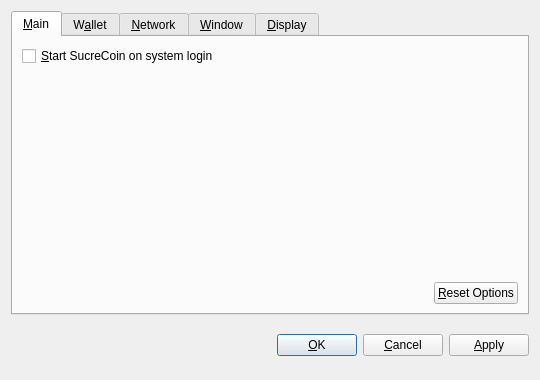
<?xml version="1.0" encoding="UTF-8"?>
<ui version="4.0">
 <class>OptionsDialog</class>
 <widget class="QDialog" name="OptionsDialog">
  <property name="geometry">
   <rect>
    <x>0</x>
    <y>0</y>
    <width>540</width>
    <height>380</height>
   </rect>
  </property>
  <property name="windowTitle">
   <string>Options</string>
  </property>
  <property name="modal">
   <bool>true</bool>
  </property>
  <layout class="QVBoxLayout" name="verticalLayout">
   <item>
    <widget class="QTabWidget" name="tabWidget">
     <property name="tabPosition">
      <enum>QTabWidget::North</enum>
     </property>
     <property name="currentIndex">
      <number>0</number>
     </property>
     <widget class="QWidget" name="tabMain">
      <attribute name="title">
       <string>&amp;Main</string>
      </attribute>
      <layout class="QVBoxLayout" name="verticalLayout_Main">
       <item>
        <widget class="QCheckBox" name="bitcoinAtStartup">
         <property name="toolTip">
          <string>Automatically start SucreCoin after logging in to the system.</string>
         </property>
         <property name="text">
          <string>&amp;Start SucreCoin on system login</string>
         </property>
        </widget>
       </item>
       <item>
        <spacer name="verticalSpacer_Main">
         <property name="orientation">
          <enum>Qt::Vertical</enum>
         </property>
         <property name="sizeHint" stdset="0">
          <size>
           <width>20</width>
           <height>40</height>
          </size>
         </property>
        </spacer>
       </item>
       <item>
        <layout class="QHBoxLayout" name="horizontalLayout_2_Main">
         <item>
          <spacer name="horizontalSpacer_2_Main">
           <property name="orientation">
            <enum>Qt::Horizontal</enum>
           </property>
           <property name="sizeHint" stdset="0">
            <size>
             <width>40</width>
             <height>20</height>
            </size>
           </property>
          </spacer>
         </item>
         <item>
          <widget class="QPushButton" name="resetButton">
           <property name="toolTip">
            <string>Reset all client options to default.</string>
           </property>
           <property name="text">
            <string>&amp;Reset Options</string>
           </property>
           <property name="autoDefault">
            <bool>false</bool>
           </property>
          </widget>
         </item>
        </layout>
       </item>
      </layout>
     </widget>
     <widget class="QWidget" name="tabWallet">
      <attribute name="title">
       <string>W&amp;allet</string>
      </attribute>
      <layout class="QVBoxLayout" name="verticalLayout_Network">
       <item>
        <widget class="QLabel" name="transactionFeeInfoLabel">
         <property name="text">
          <string>Optional transaction fee per kB that helps make sure your transactions are processed quickly. Most transactions are 1 kB.</string>
         </property>
         <property name="textFormat">
          <enum>Qt::PlainText</enum>
         </property>
         <property name="wordWrap">
          <bool>true</bool>
         </property>
        </widget>
       </item>
       <item>
        <layout class="QHBoxLayout" name="horizontalLayout_1_Main">
         <item>
          <widget class="QLabel" name="transactionFeeLabel">
           <property name="text">
            <string>Pay transaction &amp;fee</string>
           </property>
           <property name="textFormat">
            <enum>Qt::PlainText</enum>
           </property>
           <property name="buddy">
            <cstring>transactionFee</cstring>
           </property>
          </widget>
         </item>
         <item>
          <widget class="BitcoinAmountField" name="transactionFee"/>
         </item>
         <item>
          <spacer name="horizontalSpacer_1_Main">
           <property name="orientation">
            <enum>Qt::Horizontal</enum>
           </property>
           <property name="sizeHint" stdset="0">
            <size>
             <width>40</width>
             <height>20</height>
            </size>
           </property>
          </spacer>
         </item>
        </layout>
       </item>
       <item>
        <widget class="QLabel" name="label">
         <property name="text">
          <string>If you disable the spending of unconfirmed change, the change from a transaction cannot be used until that transaction has at least one confirmation. This also affects how your balance is computed.</string>
         </property>
         <property name="wordWrap">
          <bool>true</bool>
         </property>
        </widget>
       </item>
       <item>
        <widget class="QCheckBox" name="spendZeroConfChange">
         <property name="text">
          <string>Spend unconfirmed change  (experts only)</string>
         </property>
        </widget>
       </item>
       <item>
        <spacer name="verticalSpacer">
         <property name="orientation">
          <enum>Qt::Vertical</enum>
         </property>
         <property name="sizeHint" stdset="0">
          <size>
           <width>20</width>
           <height>40</height>
          </size>
         </property>
        </spacer>
       </item>
      </layout>
     </widget>
     <widget class="QWidget" name="tabNetwork">
      <attribute name="title">
       <string>&amp;Network</string>
      </attribute>
      <layout class="QVBoxLayout" name="verticalLayout_Network">
       <item>
        <widget class="QCheckBox" name="mapPortUpnp">
         <property name="toolTip">
          <string>Automatically open the SucreCoin client port on the router. This only works when your router supports UPnP and it is enabled.</string>
         </property>
         <property name="text">
          <string>Map port using &amp;UPnP</string>
         </property>
        </widget>
       </item>
       <item>
        <widget class="QCheckBox" name="connectSocks">
         <property name="toolTip">
          <string>Connect to the SucreCoin network through a SOCKS proxy (e.g. when connecting through Tor).</string>
         </property>
         <property name="text">
          <string>&amp;Connect through SOCKS proxy:</string>
         </property>
        </widget>
       </item>
       <item>
        <layout class="QHBoxLayout" name="horizontalLayout_Network">
         <item>
          <widget class="QLabel" name="proxyIpLabel">
           <property name="text">
            <string>Proxy &amp;IP:</string>
           </property>
           <property name="textFormat">
            <enum>Qt::PlainText</enum>
           </property>
           <property name="buddy">
            <cstring>proxyIp</cstring>
           </property>
          </widget>
         </item>
         <item>
          <widget class="QValidatedLineEdit" name="proxyIp">
           <property name="maximumSize">
            <size>
             <width>140</width>
             <height>16777215</height>
            </size>
           </property>
           <property name="toolTip">
            <string>IP address of the proxy (e.g. 127.0.0.1)</string>
           </property>
          </widget>
         </item>
         <item>
          <widget class="QLabel" name="proxyPortLabel">
           <property name="text">
            <string>&amp;Port:</string>
           </property>
           <property name="textFormat">
            <enum>Qt::PlainText</enum>
           </property>
           <property name="buddy">
            <cstring>proxyPort</cstring>
           </property>
          </widget>
         </item>
         <item>
          <widget class="QLineEdit" name="proxyPort">
           <property name="maximumSize">
            <size>
             <width>55</width>
             <height>16777215</height>
            </size>
           </property>
           <property name="toolTip">
            <string>Port of the proxy (e.g. 9050)</string>
           </property>
          </widget>
         </item>
         <item>
          <widget class="QLabel" name="socksVersionLabel">
           <property name="text">
            <string>SOCKS &amp;Version:</string>
           </property>
           <property name="textFormat">
            <enum>Qt::PlainText</enum>
           </property>
           <property name="buddy">
            <cstring>socksVersion</cstring>
           </property>
          </widget>
         </item>
         <item>
          <widget class="QValueComboBox" name="socksVersion">
           <property name="toolTip">
            <string>SOCKS version of the proxy (e.g. 5)</string>
           </property>
          </widget>
         </item>
         <item>
          <spacer name="horizontalSpacer_Network">
           <property name="orientation">
            <enum>Qt::Horizontal</enum>
           </property>
           <property name="sizeHint" stdset="0">
            <size>
             <width>40</width>
             <height>20</height>
            </size>
           </property>
          </spacer>
         </item>
        </layout>
       </item>
       <item>
        <spacer name="verticalSpacer_Network">
         <property name="orientation">
          <enum>Qt::Vertical</enum>
         </property>
         <property name="sizeHint" stdset="0">
          <size>
           <width>20</width>
           <height>40</height>
          </size>
         </property>
        </spacer>
       </item>
      </layout>
     </widget>
     <widget class="QWidget" name="tabWindow">
      <attribute name="title">
       <string>&amp;Window</string>
      </attribute>
      <layout class="QVBoxLayout" name="verticalLayout_Window">
       <item>
        <widget class="QCheckBox" name="minimizeToTray">
         <property name="toolTip">
          <string>Show only a tray icon after minimizing the window.</string>
         </property>
         <property name="text">
          <string>&amp;Minimize to the tray instead of the taskbar</string>
         </property>
        </widget>
       </item>
       <item>
        <widget class="QCheckBox" name="minimizeOnClose">
         <property name="toolTip">
          <string>Minimize instead of exit the application when the window is closed. When this option is enabled, the application will be closed only after selecting Quit in the menu.</string>
         </property>
         <property name="text">
          <string>M&amp;inimize on close</string>
         </property>
        </widget>
       </item>
       <item>
        <spacer name="verticalSpacer_Window">
         <property name="orientation">
          <enum>Qt::Vertical</enum>
         </property>
         <property name="sizeHint" stdset="0">
          <size>
           <width>20</width>
           <height>40</height>
          </size>
         </property>
        </spacer>
       </item>
      </layout>
     </widget>
     <widget class="QWidget" name="tabDisplay">
      <attribute name="title">
       <string>&amp;Display</string>
      </attribute>
      <layout class="QVBoxLayout" name="verticalLayout_Display">
       <item>
        <layout class="QHBoxLayout" name="horizontalLayout_1_Display">
         <item>
          <widget class="QLabel" name="langLabel">
           <property name="text">
            <string>User Interface &amp;language:</string>
           </property>
           <property name="textFormat">
            <enum>Qt::PlainText</enum>
           </property>
           <property name="buddy">
            <cstring>lang</cstring>
           </property>
          </widget>
         </item>
         <item>
          <widget class="QValueComboBox" name="lang">
           <property name="toolTip">
            <string>The user interface language can be set here. This setting will take effect after restarting SucreCoin.</string>
           </property>
          </widget>
         </item>
        </layout>
       </item>
       <item>
        <layout class="QHBoxLayout" name="horizontalLayout_2_Display">
         <item>
          <widget class="QLabel" name="unitLabel">
           <property name="text">
            <string>&amp;Unit to show amounts in:</string>
           </property>
           <property name="textFormat">
            <enum>Qt::PlainText</enum>
           </property>
           <property name="buddy">
            <cstring>unit</cstring>
           </property>
          </widget>
         </item>
         <item>
          <widget class="QValueComboBox" name="unit">
           <property name="toolTip">
            <string>Choose the default subdivision unit to show in the interface and when sending coins.</string>
           </property>
          </widget>
         </item>
        </layout>
       </item>
       <item>
        <widget class="QCheckBox" name="displayAddresses">
         <property name="toolTip">
          <string>Whether to show SucreCoin addresses in the transaction list or not.</string>
         </property>
         <property name="text">
          <string>&amp;Display addresses in transaction list</string>
         </property>
        </widget>
       </item>
       <item>
        <widget class="QCheckBox" name="coinControlFeatures">
         <property name="toolTip">
          <string>Whether to show coin control features or not.</string>
         </property>
         <property name="text">
          <string>Display coin &amp;control features (experts only!)</string>
         </property>
        </widget>
       </item>
       <item>
        <spacer name="verticalSpacer_Display">
         <property name="orientation">
          <enum>Qt::Vertical</enum>
         </property>
         <property name="sizeHint" stdset="0">
          <size>
           <width>20</width>
           <height>40</height>
          </size>
         </property>
        </spacer>
       </item>
      </layout>
     </widget>
    </widget>
   </item>
   <item>
    <layout class="QHBoxLayout" name="horizontalLayout_Buttons">
     <item>
      <spacer name="horizontalSpacer_1">
       <property name="orientation">
        <enum>Qt::Horizontal</enum>
       </property>
       <property name="sizeHint" stdset="0">
        <size>
         <width>40</width>
         <height>48</height>
        </size>
       </property>
      </spacer>
     </item>
     <item>
      <widget class="QLabel" name="statusLabel">
       <property name="font">
        <font>
         <weight>75</weight>
         <bold>true</bold>
        </font>
       </property>
       <property name="text">
        <string/>
       </property>
       <property name="textFormat">
        <enum>Qt::PlainText</enum>
       </property>
       <property name="wordWrap">
        <bool>true</bool>
       </property>
      </widget>
     </item>
     <item>
      <spacer name="horizontalSpacer_2">
       <property name="orientation">
        <enum>Qt::Horizontal</enum>
       </property>
       <property name="sizeHint" stdset="0">
        <size>
         <width>40</width>
         <height>48</height>
        </size>
       </property>
      </spacer>
     </item>
     <item>
      <widget class="QPushButton" name="okButton">
       <property name="text">
        <string>&amp;OK</string>
       </property>
      </widget>
     </item>
     <item>
      <widget class="QPushButton" name="cancelButton">
       <property name="text">
        <string>&amp;Cancel</string>
       </property>
       <property name="autoDefault">
        <bool>false</bool>
       </property>
      </widget>
     </item>
     <item>
      <widget class="QPushButton" name="applyButton">
       <property name="text">
        <string>&amp;Apply</string>
       </property>
       <property name="autoDefault">
        <bool>false</bool>
       </property>
      </widget>
     </item>
    </layout>
   </item>
  </layout>
 </widget>
 <customwidgets>
  <customwidget>
   <class>BitcoinAmountField</class>
   <extends>QSpinBox</extends>
   <header>bitcoinamountfield.h</header>
  </customwidget>
  <customwidget>
   <class>QValueComboBox</class>
   <extends>QComboBox</extends>
   <header>qvaluecombobox.h</header>
  </customwidget>
  <customwidget>
   <class>QValidatedLineEdit</class>
   <extends>QLineEdit</extends>
   <header>qvalidatedlineedit.h</header>
  </customwidget>
 </customwidgets>
 <resources/>
 <connections/>
</ui>
